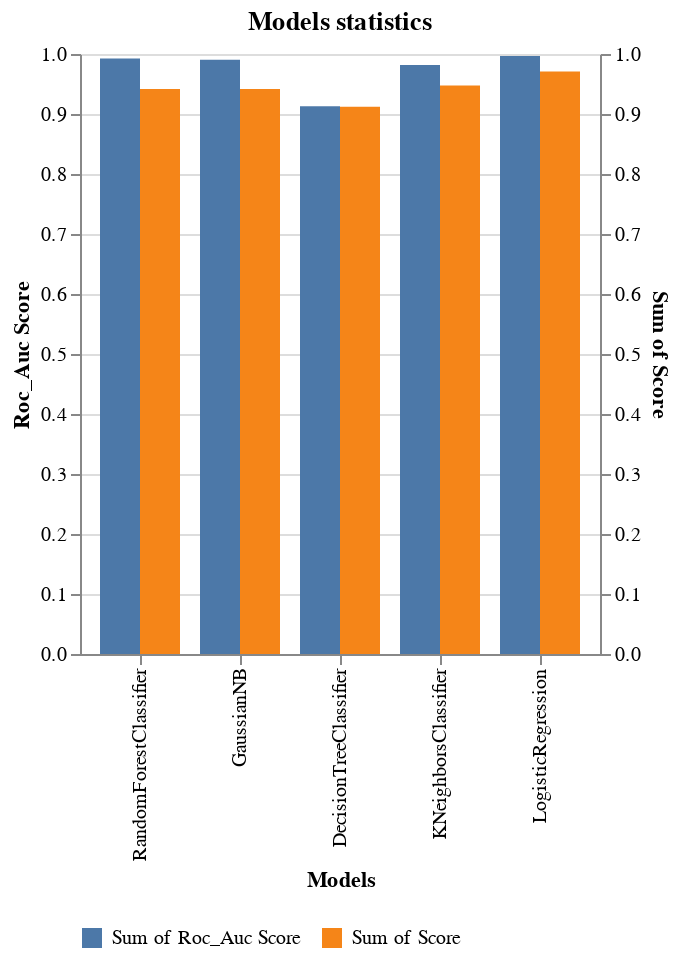

Notebook code cell kept with this figure:
### Code cell
DeepnoteChart(models, """{"layer":[{"mark":{"clip":true,"type":"bar","color":"#4c78a8","tooltip":true},"encoding":{"x":{"axis":{"title":"Models"},"sort":null,"type":"nominal","field":"Model","scale":{"type":"linear"}},"y":{"axis":{"title":"Roc_Auc Score"},"sort":null,"type":"quantitative","field":"Roc_Auc Score","scale":{"type":"linear"},"aggregate":"sum"},"color":{"datum":"Sum of Roc_Auc Score"},"xOffset":{"datum":"Sum of Roc_Auc Score"}}},{"mark":{"clip":true,"type":"bar","color":"#f58518","tooltip":true},"encoding":{"x":{"sort":null,"type":"nominal","field":"Model","scale":{"type":"linear"}},"y":{"sort":null,"type":"quantitative","field":"Score","scale":{"type":"linear"},"aggregate":"sum"},"color":{"datum":"Sum of Score"},"xOffset":{"datum":"Sum of Score"}}}],"title":"Models statistics","config":{"legend":{"orient":"bottom"}},"$schema":"https://vega.github.io/schema/vega-lite/v5.json","resolve":{"scale":{"y":"independent"}},"encoding":{}}""")

### Figure 1 — Vega-Lite specification as saved in the notebook (floating-point values rounded to 4 significant figures)
{"$schema": "https://vega.github.io/schema/vega-lite/v5.json", "config": {"legend": {"orient": "bottom"}}, "data": {"values": [{"Model": "RandomForestClassifier", "Roc_Auc Score": 0.9924, "Score": 0.9415}, {"Model": "GaussianNB", "Roc_Auc Score": 0.9905, "Score": 0.9415}, {"Model": "DecisionTreeClassifier", "Roc_Auc Score": 0.913, "Score": 0.9123}, {"Model": "KNeighborsClassifier", "Roc_Auc Score": 0.9815, "Score": 0.9474}, {"Model": "LogisticRegression", "Roc_Auc Score": 0.9968, "Score": 0.9708}]}, "encoding": {}, "layer": [{"encoding": {"color": {"datum": "Sum of Roc_Auc Score"}, "x": {"axis": {"title": "Models"}, "field": "Model", "scale": {"type": "linear"}, "sort": null, "type": "nominal"}, "xOffset": {"datum": "Sum of Roc_Auc Score"}, "y": {"aggregate": "sum", "axis": {"title": "Roc_Auc Score"}, "field": "Roc_Auc Score", "scale": {"type": "linear"}, "sort": null, "type": "quantitative"}}, "mark": {"clip": true, "color": "#4c78a8", "tooltip": true, "type": "bar"}}, {"encoding": {"color": {"datum": "Sum of Score"}, "x": {"field": "Model", "scale": {"type": "linear"}, "sort": null, "type": "nominal"}, "xOffset": {"datum": "Sum of Score"}, "y": {"aggregate": "sum", "field": "Score", "scale": {"type": "linear"}, "sort": null, "type": "quantitative"}}, "mark": {"clip": true, "color": "#f58518", "tooltip": true, "type": "bar"}}], "resolve": {"scale": {"y": "independent"}}, "title": "Models statistics"}
